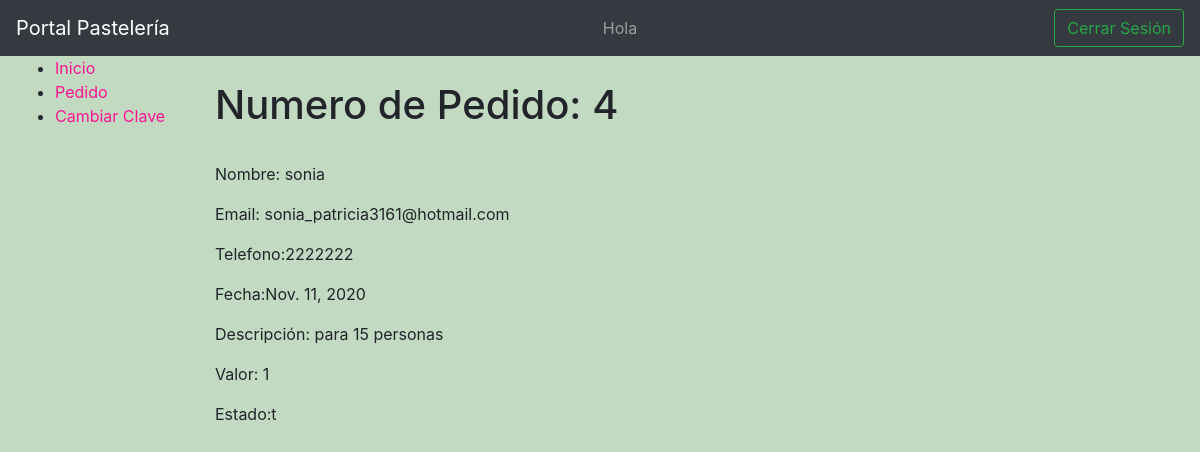
The app's page /portal/pedido/4 with its own data.
### sitio_web/models.py (models this page shows, shortened)
class Pedido(models.Model):
    numero_pedido = models.AutoField(primary_key=True)
    nombre = models.CharField(max_length=100)
    email = models.EmailField()
    telefono = models.IntegerField()
    fecha = models.DateField()
    descripcion = models.CharField(max_length=1000)
    valor = models.IntegerField()
    estado = models.CharField(max_length=10)

### sitio_web/views.py (the view)
# urls.py: path('portal/pedido/<int:pk>', views.PedidoDetailView.as_view(),
class PedidoDetailView(generic.DetailView):
    model = Pedido

### sitio_web/templates/sitio_web/pedido_detail.html
{%extends "base_crud.html"%}
{%block content%}
<h1>Numero de Pedido: {{pedido.numero_pedido}}</h1>
<p>Nombre: {{pedido.nombre}}</p>
<p>Email: {{pedido.email}}</p>
<p>Telefono:{{pedido.telefono}}</p>
<p>Fecha:{{pedido.fecha}}</p>
<p>Descripción: {{pedido.descripcion}}</p>
<p>Valor: {{pedido.valor}}</p>
<p>Estado:{{pedido.estado}}</p>
{%endblock%}

### records on screen
Pedido: numero_pedido "4", nombre "sonia", email "sonia_patricia3161@hotmail.com", telefono "2222222", fecha "Nov. 11, 2020", descripcion "para 15 personas", valor "1", estado "t"
